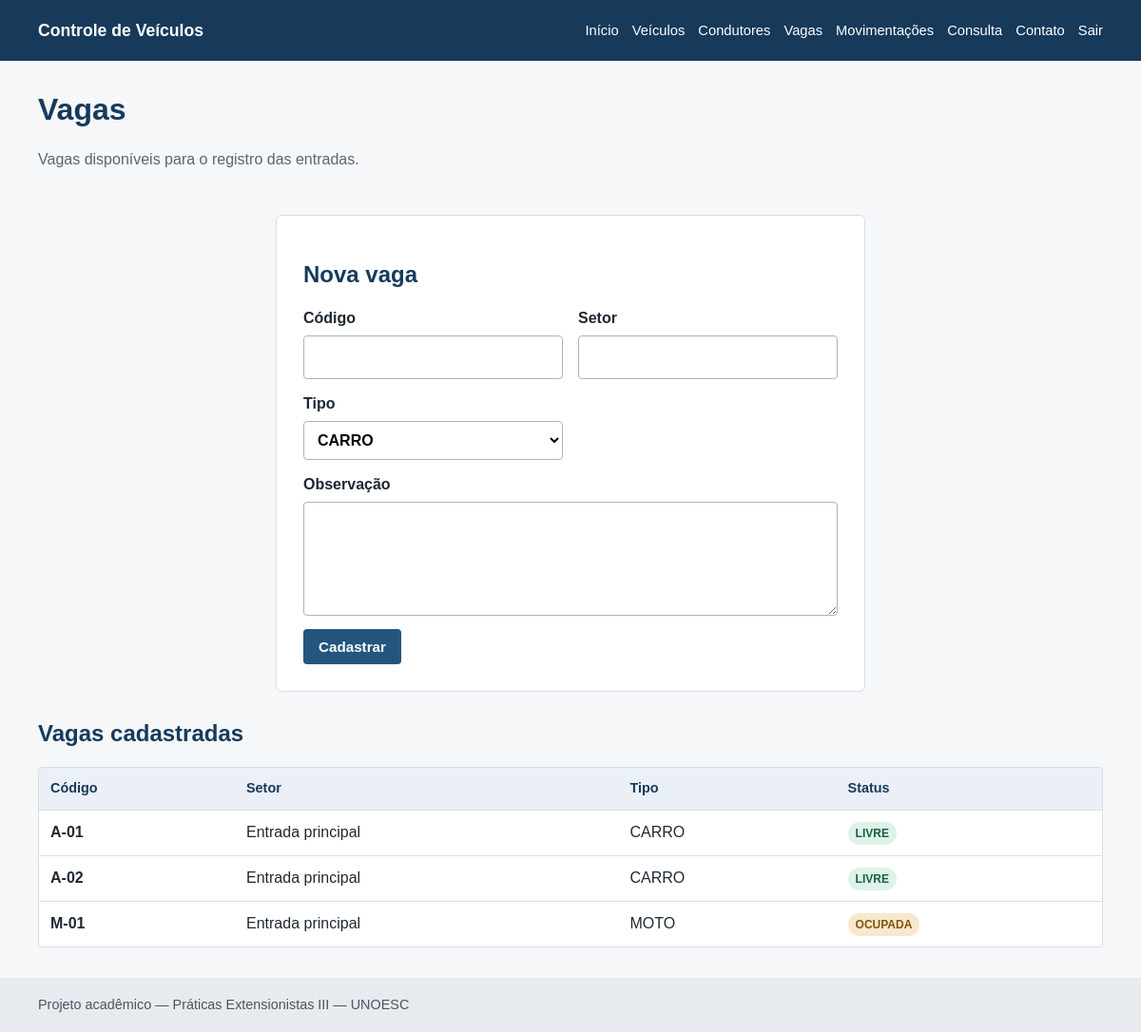
The page /vagas/index.php (signed in) on the database its author committed.
### tables this page shows
CREATE TABLE vagas (
    id_vaga INT UNSIGNED AUTO_INCREMENT PRIMARY KEY,
    codigo VARCHAR(20) NOT NULL UNIQUE,
    setor VARCHAR(80) NOT NULL,
    tipo_vaga ENUM('CARRO', 'MOTO', 'UTILITARIO', 'GERAL') NOT NULL DEFAULT 'GERAL',
    status ENUM('LIVRE', 'OCUPADA', 'INATIVA') NOT NULL DEFAULT 'LIVRE',
    observacao VARCHAR(255) NULL,
    created_at DATETIME NOT NULL DEFAULT CURRENT_TIMESTAMP,
    updated_at DATETIME NOT NULL DEFAULT CURRENT_TIMESTAMP ON UPDATE CURRENT_TIMESTAMP
);

### src/includes/helpers.php (called while the page is built, shortened)
<?php
function e(?string $value): string
{
    return htmlspecialchars($value ?? '', ENT_QUOTES, 'UTF-8');
}

### src/vagas/index.php (the view, shortened to what this page needs)
<?php
$pdo=db();$erros=[];
$vagas=$pdo->query('SELECT * FROM vagas ORDER BY codigo')->fetchAll();$pageTitle='Vagas';require __DIR__.'/../includes/header.php';
?>
<div class="page-heading"><div><h1>Vagas</h1><p>Vagas disponíveis para o registro das entradas.</p></div></div><section class="form-panel"><h2>Nova vaga</h2><?php if($erros):?><ul class="error-list"><?php foreach($erros as $erro):?><li><?=e($erro)?></li><?php endforeach;?></ul><?php endif;?><form method="post"><input type="hidden" name="csrf_token" value="<?=e(csrf_token())?>"><div class="form-grid"><label>Código<input name="codigo" required maxlength="20"></label><label>Setor<input name="setor" required maxlength="80"></label><label>Tipo<select name="tipo_vaga"><?php foreach(['CARRO','MOTO','UTILITARIO','GERAL'] as $tipo):?><option><?=$tipo?></option><?php endforeach;?></select></label></div><label>Observação<textarea name="observacao" maxlength="255"></textarea></label><button class="button" type="submit">Cadastrar</button></form></section>
<h2>Vagas cadastradas</h2><div class="table-wrap"><table><thead><tr><th>Código</th><th>Setor</th><th>Tipo</th><th>Status</th></tr></thead><tbody><?php foreach($vagas as $v):?><tr><td><strong><?=e($v['codigo'])?></strong></td><td><?=e($v['setor'])?></td><td><?=e($v['tipo_vaga'])?></td><td><span class="badge badge-<?=strtolower($v['status'])?>"><?=e($v['status'])?></span></td></tr><?php endforeach;?></tbody></table></div>
<?php require __DIR__.'/../includes/footer.php';?>

### src/css/style.css (style rules this page uses)
:root { --blue:#24557f;--blue-dark:#173a5b;--blue-soft:#eaf2f8;--green:#237a57;--red:#a23b3b;--gray:#5b6570;--line:#d8dee5;--bg:#f5f7f9;--white:#fff }
* { box-sizing:border-box }
body { margin:0;font-family:Arial,sans-serif;color:#1e2933;background:var(--bg);line-height:1.5 }
h1,h2 { color:var(--blue-dark);line-height:1.2 }
h1 { margin-top:0 }
.muted,.page-heading p { color:var(--gray) }
.page-heading { display:flex;align-items:flex-start;justify-content:space-between;gap:20px;margin-bottom:22px }
.button { display:inline-block;border:0;border-radius:4px;background:var(--blue);color:#fff;padding:10px 16px;text-decoration:none;font-weight:700;cursor:pointer;font-size:.95rem }
.login-panel,.form-panel { max-width:620px;margin:30px auto;background:#fff;border:1px solid var(--line);border-radius:6px;padding:28px }
form label { display:block;font-weight:700;margin:0 0 14px }
input,select,textarea { display:block;width:100%;margin-top:6px;padding:10px;border:1px solid #aab4bf;border-radius:4px;background:#fff;font:inherit }
textarea { min-height:120px;resize:vertical }
.form-grid { display:grid;grid-template-columns:1fr 1fr;gap:0 16px }
.table-wrap { overflow-x:auto;background:#fff;border:1px solid var(--line);border-radius:4px }
table { width:100%;border-collapse:collapse }
th,td { text-align:left;padding:11px 12px;border-bottom:1px solid var(--line);vertical-align:middle }
th { background:#eaf0f5;color:var(--blue-dark);font-size:.9rem }
tr:last-child td { border-bottom:0 }
.badge { display:inline-block;padding:3px 8px;border-radius:999px;font-size:.75rem;font-weight:700 }
.badge-aberta,.badge-ativo,.badge-livre { background:#dff2e8;color:#176044 }
.badge-ocupada { background:#f7e7cc;color:#80540e }

### rows shown on the page
vagas: codigo "A-01", setor "Entrada principal", tipo_vaga "CARRO", status "LIVRE"
vagas: codigo "A-02", setor "Entrada principal", tipo_vaga "CARRO", status "LIVRE"
vagas: codigo "M-01", setor "Entrada principal", tipo_vaga "MOTO", status "OCUPADA"

### other values the page prints
form field tipo_vaga "CARRO"
